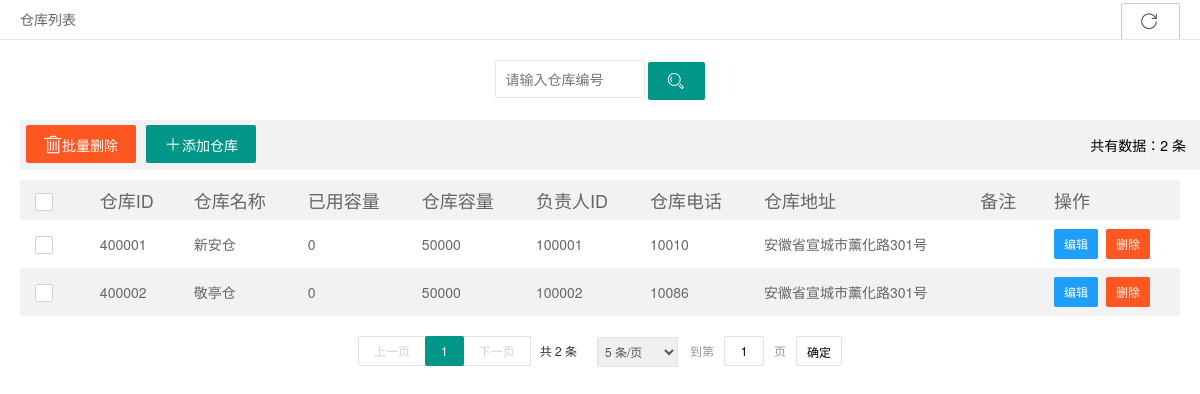
/pages/store-list.php, run on the app's committed database.
### tables this page shows
CREATE TABLE `tb_store` (
  `storeID`  varchar(100) NOT NULL COMMENT '仓库编号',
  `storeName`  varchar(100) NOT NULL COMMENT '仓库名称',
  `storeNum` int DEFAULT 0 COMMENT '已用容量',
  `storeMax` int DEFAULT 50000 COMMENT '仓库容量',
  `storeManager` varchar(100) NOT NULL COMMENT '负责人ID',
  `storePhone`   varchar(100) DEFAULT NULL COMMENT '仓库电话',
  `storeAddress` varchar(100) DEFAULT NULL COMMENT '仓库地址',
  `note` varchar(1000) DEFAULT NULL COMMENT '备注',
  PRIMARY KEY (`storeID`),
  FOREIGN KEY (`storeManager`) REFERENCES `tb_user` (`userID`)
);

### pages/store-list.php (the view, shortened to what this page needs)
 <?php
    include '../config/dbcon.php';
    $sql_count = "select count(*) from `tb_store`;";
    $query_count = mysqli_query($con, $sql_count);
    $count = mysqli_fetch_array($query_count);
    $recordcount = $count[0];
    if(empty($_GET['page'])){
        $page = 1;
        $pagesize = 5;
    }
    else{
        $page = $_GET['page'];
        $pagesize = $_GET['pagesize'];
    }
    $amount=($page-1)*$pagesize;
    $sql = "select * from tb_store limit {$amount},{$pagesize};";
    $query = mysqli_query($con, $sql);
    $rows = mysqli_fetch_all($query,MYSQLI_ASSOC);
?>
<!DOCTYPE html>
<html>
  <head>
    <link rel="stylesheet" href="../css/font.css">
    <link rel="stylesheet" href="../css/xadmin.css">
    <link rel="stylesheet" href="../layui/css/layui.css">
  </head>
  <body class="layui-anim">
    <div class="x-nav">
      <span class="layui-breadcrumb">
        <a><cite>仓库列表</cite></a>
      </span>
      <a class="layui-btn layui-btn-primary layui-btn-small" style="line-height:1.6em;margin-top:3px;float:right"
      href="javascript:location.replace(location.href);" title="刷新">
        <i class="layui-icon" style="line-height:1.6em;margin-top:3px;float:right">&#xe669;</i>
      </a>
    </div>
    <div class="x-body">
      <div class="layui-row" style="text-align: center;margin: 0 auto;">
          <form class="layui-form layui-col-md12 x-so" action="action-search.php" method="post">
          <input type="text" name="storeID"  placeholder="请输入仓库编号" required lay-verify="number|storeID"
          autocomplete="off" class="layui-input">
          <button class="layui-btn"  lay-submit="" name ='store-search' lay-filter="sreach-store-id">
            <i class="layui-icon">&#xe615;</i>
          </button>
        </form>
      </div>
      <xblock style="float: left;width: 100%;line-height:40px">
          <form id = "delAll" action = 'action-delete.php' method= "post">
          <button class="layui-btn layui-btn-danger" name='storeSet-delete' onclick ='delAll()'
                  style="float: left;margin-right: 10px">
            <i class="iconfont">&#xe69d;</i>批量删除
          </button>
        </form>
        <span>
        <button class="layui-btn" onclick="x_admin_show('添加商品','store-add.php',800,600)"
                style="float: left;">
          <i class="iconfont">&#xe6b9;</i>添加仓库
        </button>
        </span>
        <span style="float: right;line-height:40px">共有数据：<?php echo $recordcount;?> 条</span>
      </xblock>
      <table class="layui-table" lay-filter="demo" lay-even lay-skin="nob">
        <thead>
          <tr>
            <th>
              <div class="layui-unselect header layui-form-checkbox" lay-skin="primary"><i class="layui-icon">&#xe605;</i></div>
            </th>
            <th style="font-size: 18px">仓库ID</th>
            <th style="font-size: 18px">仓库名称</th>
            <th style="font-size: 18px">已用容量</th>
            <th style="font-size: 18px">仓库容量</th>
            <th style="font-size: 18px">负责人ID</th>
            <th style="font-size: 18px">仓库电话</th>
            <th style="font-size: 18px">仓库地址</th>
            <th style="font-size: 18px">备注</th>
            <th style="font-size: 18px">操作</th>
          </tr>
        </thead>
        <tbody>
          <?php foreach ($rows as $row){ $str="";?>
          <tr>
            <td>
              <div class="layui-unselect layui-form-checkbox" lay-skin="primary"
                   data-id= "<?php echo htmlspecialchars($row['storeID']);?>" >
                <i class="layui-icon">&#xe605;</i>
              </div>
            </td>
            <td><?php $str .= "&0=".$row['storeID'];echo htmlspecialchars($row['storeID']);?></td>
            <td><?php $str .= "&1=".$row['storeName'];echo htmlspecialchars($row['storeName']);?></td>
            <td><?php $str .= "&2=".$row['storeNum'];echo htmlspecialchars($row['storeNum']);?></td>
            <td><?php $str .= "&3=".$row['storeMax'];echo htmlspecialchars($row['storeMax']);?></td>
            <td><?php $str .= "&4=".$row['storeManager'];echo htmlspecialchars($row['storeManager']);?></td>
            <td><?php $str .= "&5=".$row['storePhone'];echo htmlspecialchars($row['storePhone']);?></td>
            <td><?php $str .= "&6=".$row['storeAddress'];echo htmlspecialchars(str_replace('-', '', $row['storeAddress']));?></td>
            <td><?php $str .= "&7=".$row['note'];echo htmlspecialchars($row['note']);?></td>
            <td class="td-manage">
              <a title="编辑" class="layui-btn layui-btn-sm layui-btn-normal" href="javascript:;"
                 onclick="x_admin_show('编辑商品','store-edit.php?<?php echo $str ;?>',800,600)"
                 style="float: left;">
                编辑
              </a>
              <a style="float: left;margin-left: 8px;" href="javascript:;">
              <form action="action-delete.php" method="post">
                   <button class="layui-btn layui-btn-sm layui-btn-danger" name="store-delete">删除</button>
              </form>
              </a>
            </td>
          </tr>
        <?php }?>
        </tbody>
      </table>
    </div>
    <div id="store-page" style="text-align: center;margin-top: -20px;"></div>
  </body>
</html>

### css/xadmin.css (style rules this page uses)
* { margin: 0px; padding: 0px; font-family: "microsoft yahei","Helvetica Neue", Helvetica, Arial, sans-serif; }
a { text-decoration: none; }
html { width: 100%; height: 100%; overflow-x:hidden; overflow-y:auto; }
body { width: 100%; min-height: 100%; }
.x-body { padding: 20px; }
.x-nav { padding: 0 20px; position: relative; z-index: 99; border-bottom: 1px solid #e5e5e5; line-height: 39px; height: 39px; overflow: hidden; }
xblock { display: block; margin-bottom: 10px; padding: 5px ; padding-left:6px; padding-right:15px; line-height: 22px; border-radius: 0 2px 2px 0; background-color: #f2f2f2; }
.x-so { margin-bottom: 20px; }
.x-so input.layui-input { width: 150px; }
.x-so input.layui-input,.x-so input.layui-btn { display: inline-block; }
table th, table td { word-break: break-all; }

### data on the page
tb_store: storeID "400001", storeName "新安仓", storeNum "0", storeMax "50000", storeManager "100001", storePhone "10010", storeAddress "安徽省宣城市薰化路301号"
tb_store: storeID "400002", storeName "敬亭仓", storeNum "0", storeMax "50000", storeManager "100002", storePhone "10086", storeAddress "安徽省宣城市薰化路301号"

### other printed values
$recordcount "2"
